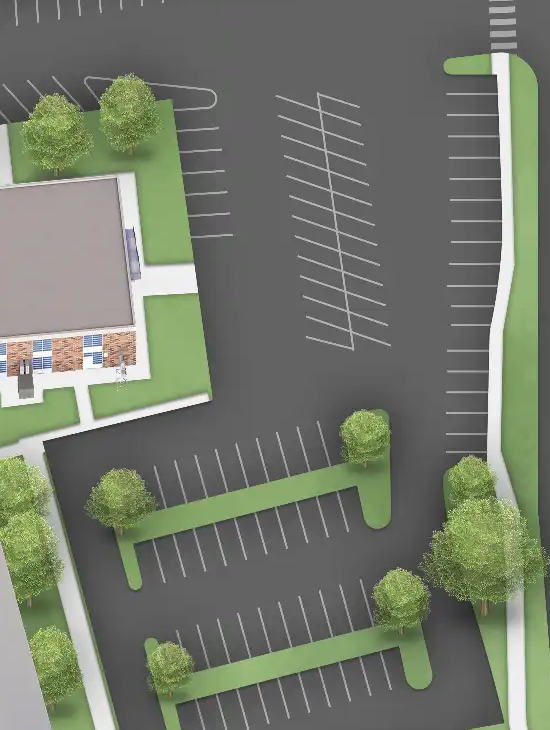
#> input picture scratch/anzalone_fayard_raw.png, 550 x 730 px, found by its file name
$ python measure_diag.py
#> lines starting #> are read from the running program, lines starting #| are printed output that depends on the picture
from PIL import Image, ImageDraw
import math

im = Image.open("scratch/anzalone_fayard_raw.png")
#> im is the input picture: PIL image 550x730 RGB; mean R, G, B 116.1, 121.9, 107.3
# anzalone_fayard_raw.png has origin (9000, 9420)
# Let's test overlaying 10 west and 10 east diagonal stalls and check against the white lines!
# Let's inspect pixel coordinates where brightness > 180 in the diagonal region (x: 9250..9400, y: 9480..9760)
w, h = im.size
#> w = 550; h = 730
pts = []
for wy in range(9480, 9760, 2):
    for wx in range(9250, 9400, 2):
        r, g, b = im.getpixel((wx - 9000, wy - 9420))
        if r > 175 and g > 175 and b > 175:
            pts.append((wx, wy))
#> after the loop, pts = 325 pairs, first value 9278 to 9386, second value 9514 to 9758

print(f"Found {len(pts)} bright line pixels in diagonal zone")
#| Found 325 bright line pixels in diagonal zone
# Find bounding box of bright pixels
min_x = min(p[0] for p in pts)
#> min_x = 9278
max_x = max(p[0] for p in pts)
#> max_x = 9386
min_y = min(p[1] for p in pts)
#> min_y = 9514
max_y = max(p[1] for p in pts)
#> max_y = 9758
print(f"Diagonal island white lines bbox: X=[{min_x}..{max_x}], Y=[{min_y}..{max_y}]")
#| Diagonal island white lines bbox: X=[9278..9386], Y=[9514..9758]

# Let's draw a ruler grid on the diagonal zone to read off exact coordinates
ruler = im.crop((9230 - 9000, 9470 - 9420, 9420 - 9000, 9770 - 9420)).resize((380, 600), Image.NEAREST)
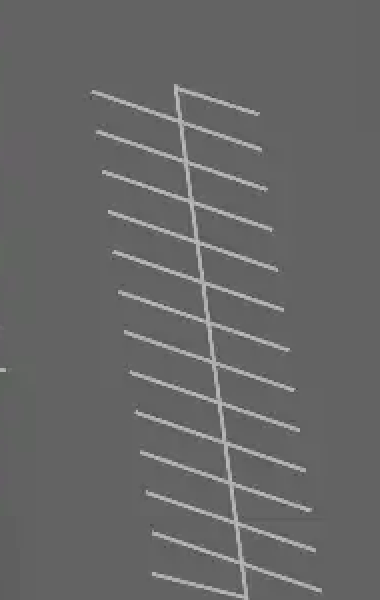
#> ruler: PIL image 380x600 RGB; mean R, G, B 102.9, 102.9, 102.9
draw = ImageDraw.Draw(ruler)
for wx in range(9240, 9420, 20):
    px = (wx - 9230) * 2
    draw.line([(px, 0), (px, 600)], fill=(0, 255, 255), width=1)
    draw.text((px + 2, 5), str(wx), fill=(0, 255, 255))
for wy in range(9480, 9770, 20):
    py = (wy - 9470) * 2
    draw.line([(0, py), (380, py)], fill=(0, 255, 255), width=1)
    draw.text((5, py + 2), str(wy), fill=(0, 255, 255))

ruler.save("scratch/diag_ruler.png")
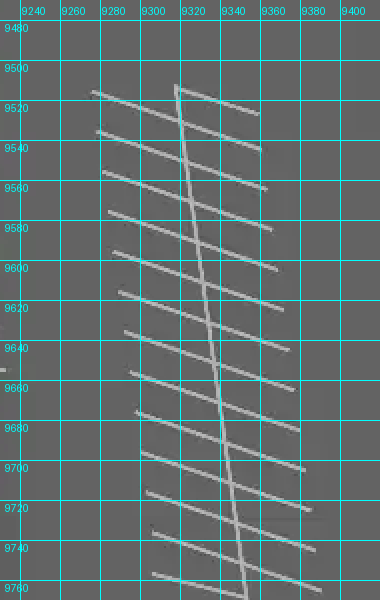
#> saved as diag_ruler.png: PIL image 380x600 RGB; mean R, G, B 97.3, 111.2, 111.2
print("Saved scratch/diag_ruler.png")
